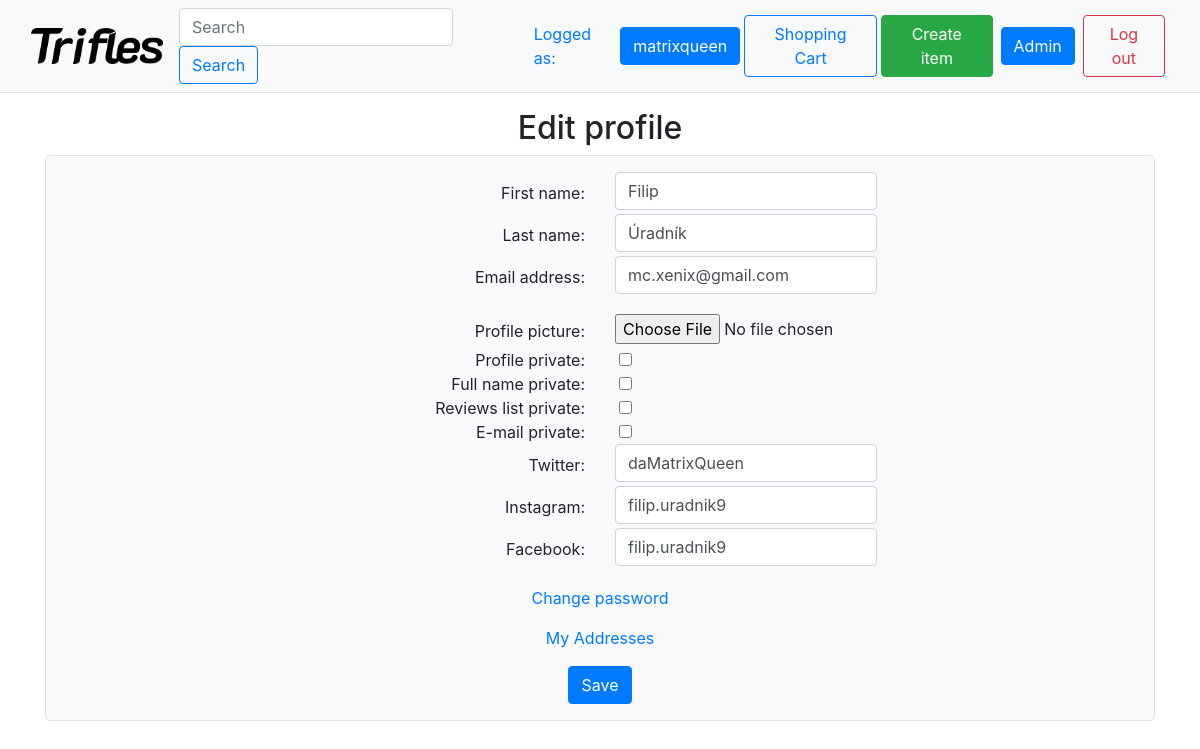
Screenshot of /account/settings/ (signed in) with the database file from the repository.
### accounts/models.py (models this page shows, shortened)
class Profile(models.Model):
  user = models.OneToOneField(User, on_delete=models.CASCADE)
  profile_pic = models.ImageField(
    default="accounts/profile_pics/def.png", upload_to="accounts/profile_pics",
    blank=True,
    )
  cart = models.ManyToManyField(Item, through='Stack')
  profile_private = models.BooleanField(default=False)
  full_name_private = models.BooleanField(default=False)
  reviews_list_private = models.BooleanField(default=False)
  email_private = models.BooleanField(default=False)
  twitter = models.CharField(max_length=100, blank=True)
  instagram = models.CharField(max_length=100, blank=True)
  facebook = models.CharField(max_length=100, blank=True)

### accounts/views.py (the view)
@login_required
def edit_profile_page(request):
  if (request.method == "POST"):
    user_form = UserEditForm(request.POST, instance=request.user)
    profile_form = ProfileForm(request.POST, request.FILES, instance=request.user.profile)
    if user_form.is_valid() and profile_form.is_valid():
      user_form.save()
      profile_form.save()
      messages.success(request, _('Profile saved'))
      return redirect('user_profile')
  else:
    user_form = UserEditForm(instance=request.user)
    profile_form = ProfileForm(instance=request.user.profile)
  context = {'form':user_form, 'profile_form':profile_form}
  return render(request, 'registration/change.html', context=context)

### accounts/forms.py
class UserEditForm(forms.ModelForm):
  class Meta:
    model = User
    fields = ('first_name', 'last_name', 'email')
    localized_fields = '__all__'
    widgets = {
      "first_name": forms.TextInput(attrs={'class':'form-control w-50'}),
      'last_name': forms.TextInput(attrs={'class':'form-control w-50'}),
      'email': forms.TextInput(attrs={'class':'form-control w-50'}),
    }

class ProfileForm(forms.ModelForm):
  class Meta:
    model = Profile
    exclude = ('user','cart')
    localized_fields = '__all__'
    widgets = {
      'profile_pic': forms.FileInput(attrs={'class':'form-control-file'}),
      'profile_private': forms.CheckboxInput(attrs={'class':'form-check-input ml-1'}),
      'full_name_private': forms.CheckboxInput(attrs={'class':'form-check-input ml-1'}),
      'reviews_list_private': forms.CheckboxInput(attrs={'class':'form-check-input ml-1'}),
      'email_private': forms.CheckboxInput(attrs={'class':'form-check-input ml-1'}),
      'twitter': forms.TextInput(attrs={'class':'form-control w-50'}),
      'instagram': forms.TextInput(attrs={'class':'form-control w-50'}),
      'facebook': forms.TextInput(attrs={'class':'form-control w-50'})
    }
    labels = {
      'profile_pic': _("Profile picture"),
      'profile_private': _("Profile private"),
      'full_name_private': _("Full name private"),
      'reviews_list_private': _("Reviews list private"),
      'email_private': _("E-mail private"),
    }

### accounts/templates/registration/change.html (shortened to what this page needs)
{% extends "base.html" %}
{% load i18n %}
{% block content %}
  <form method="POST" action="" enctype="multipart/form-data">
    <h2>{% trans "Edit profile" %}</h2>
    <div class="container">
      <div class="border rounded-lg p-3 mb-3 bg-light">
        <div class="row mb-3">
          {% for field in form %}
          <div class="col text-right mb-1 my-auto">
            {{field.label }}:
          </div>
          <div class="col text-left mb-1">
            {{ field }} {{field.errors }}
          </div>
          {% endfor %}
          {% for field in profile_form %}
          <div class="col text-right mb-1 my-auto">
            {{field.label }}:
          </div>
          <div class="col text-left mb-1">
            {{ field }} {{field.errors }}
          </div>
          {% endfor %}
        </div>
        <p><a href="{% url 'password_change' %}">{% trans "Change password" %}</a></p>
        <p><a href="{% url 'address' %}">{% trans "My Addresses" %}</a></p>
        <input class="btn btn-primary" type="submit" value="{% trans "Save" %}">
      </div>
    </div>
  </form>
{% endblock %}

### shop/templates/base.html (shortened to what this page needs)
{% load static %}
{% load i18n %}
<!DOCTYPE html>
<html>
<head>
  <link rel="stylesheet" href="https://stackpath.bootstrapcdn.com/bootstrap/4.4.1/css/bootstrap.min.css">
</head>
<body>
  <nav class="navbar text-primary navbar-expand-lg sticky-top navbar-light bg-light border-bottom">
  <div class="container-fluid">
    <a class="navbar-brand" href="{% url 'index' %}"><img height="36" src="{% static 'shop/logo_invert.png' %}" alt="My image"></a>
    <div class="collapse navbar-collapse" id="navbarSupportedContent">
      <ul class="navbar-nav mr-auto">
          <form class="form-inline my-2 my-lg-0" action="{% url 'search' %}" method="GET">
            <input name="query" class="form-control mr-sm-2" type="search" placeholder="{% trans "Search" %}" aria-label="Search">
            <button class="btn btn-outline-primary my-2 my-sm-0" type="submit">{% trans "Search" %}</button>
          </form>
      </ul>
      {%if user.is_authenticated%}
      {% trans "Logged as" %}: <a class="btn btn-primary m-1" href="{%url 'user_profile'%}">{{user.username}}</a>
      <a class="btn btn-outline-primary" href="{%url 'cart'%}">{% trans "Shopping Cart" %}</a>
      {%if user.is_superuser%}
      <a class="btn btn-success m-1" href="{%url 'create_item'%}">{% trans "Create item" %}</a>
      <a class="btn btn-primary m-1" href="/admin">Admin</a>
      {%endif%}
      <a class="btn btn-outline-danger m-1" href="{%url 'logout'%}?next={{request.path}}">{% trans "Log out" %}</a>
      {%else%}
      <a class="btn btn-primary" href="{%url 'login'%}?next={{ request.path }}">{% trans "Log in" %}</a>
      <a class="btn btn-outline-primary m-1" href="{%url 'register'%}?next={{ request.path }}">{% trans "Register" %}</a>
      {%endif%}
    </div>
  </div>
  </nav>
  <div class="p-3 text-center">
  {% block content %}{% endblock %}
  </div>
</body>

### accounts/templates/registration/change.html (style rules this page uses)
ul { list-style-type: none; }

### rows the page displays
Profile: profile_form "daMatrixQueen" "filip.uradnik9" "filip.uradnik9"

### other values shown
{{ user.username }} "matrixqueen"
{{ field.label }} "First name" "Last name" "Email address"
{{ field.label }} "Profile picture" "Profile private" "Full name private" "Reviews list private" "E-mail private" "Twitter" "Instagram" "Facebook"
